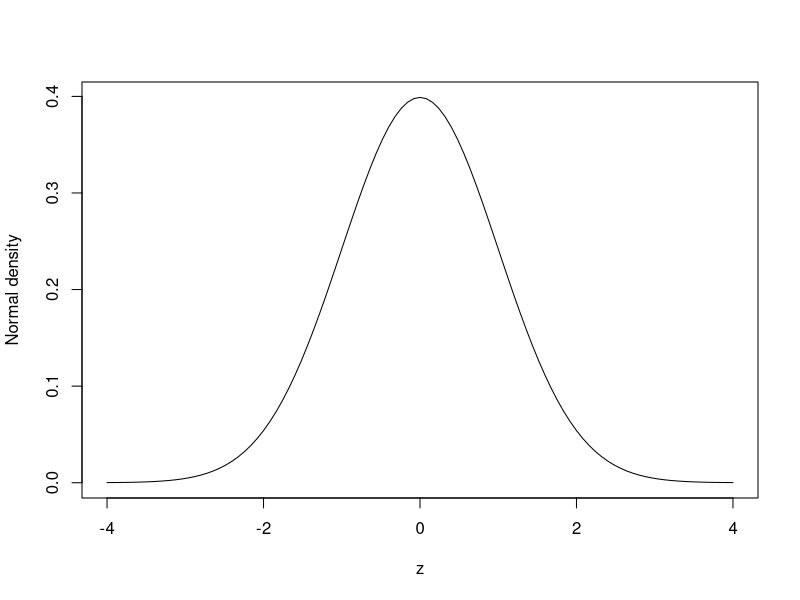
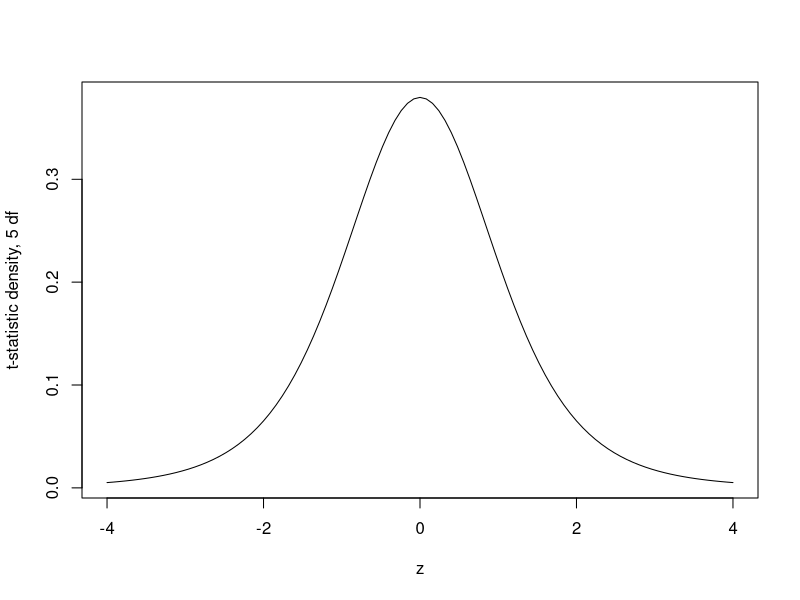
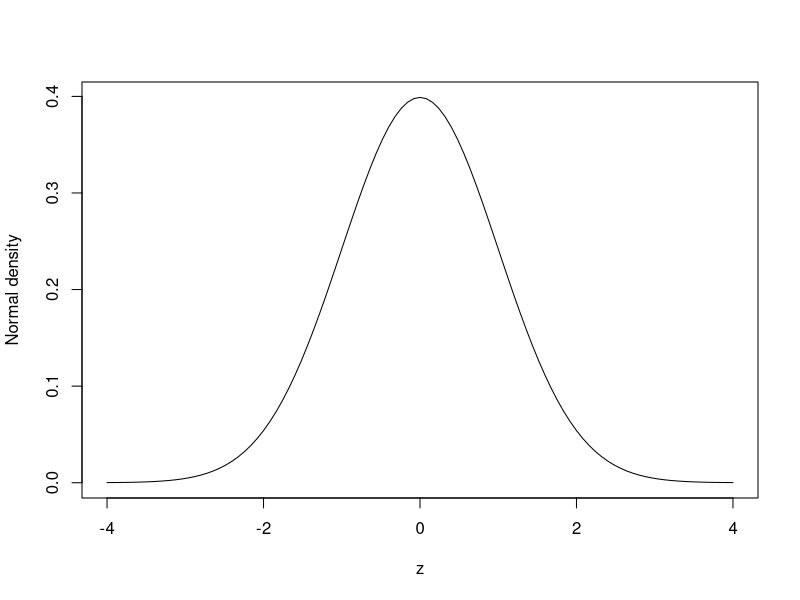
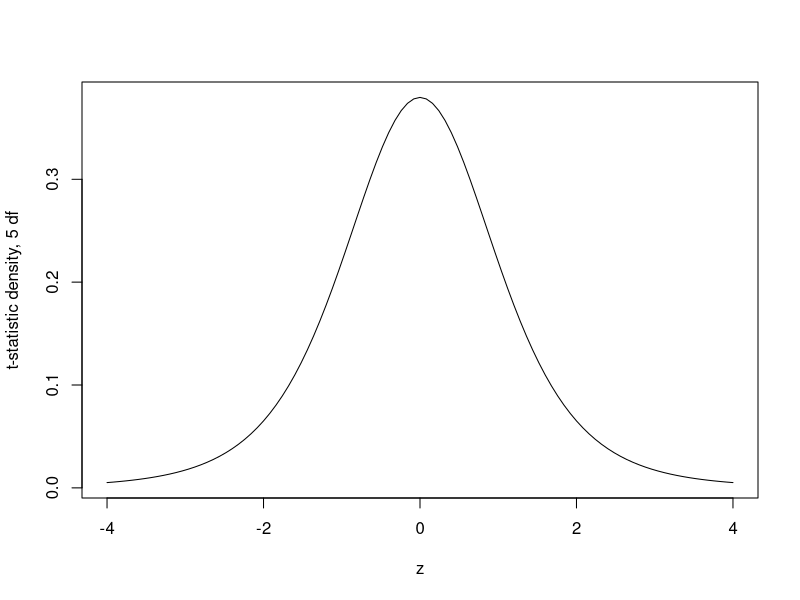

These charts were generated, in order, by the following R code:
## ---- chunk 1
options(rmarkdown.html_vignette.check_title = FALSE)
knitr::opts_chunk$set(echo = TRUE)
## ---- chunk 2
library(knitr)
opts_chunk[['set']](cache.path='cache-', out.width="80%", fig.width=6, fig.height=6, fig.align='center', size="small", ps=10, strip.white = TRUE,
                    comment=NA, width=70, tidy.opts = list(replace.assign=FALSE))
## ---- chunk 3
xtras=FALSE
## xtras <- TRUE
library(knitr)
## opts_chunk[['set']](results="asis")
opts_chunk[['set']](eval=F)
## opts_chunk[['set']](eval=T)
## ---- chunk 4
z <- seq(-4,4,length=101)
plot(z, dnorm(z), type="l", ylab="Normal density")
plot(z, dt(z, df=5), type="l", ylab="t-statistic density, 5 df")
## ---- chunk 5
Hmisc::knitrSet(basename="tmp", lang='markdown', fig.path="figs/g", w=6, h=6)
z <- seq(-4,4,length=101)
plot(z, dnorm(z), type="l", ylab="Normal density")
plot(z, dt(z, df=5), type="l", ylab="t-statistic density, 5 df")
